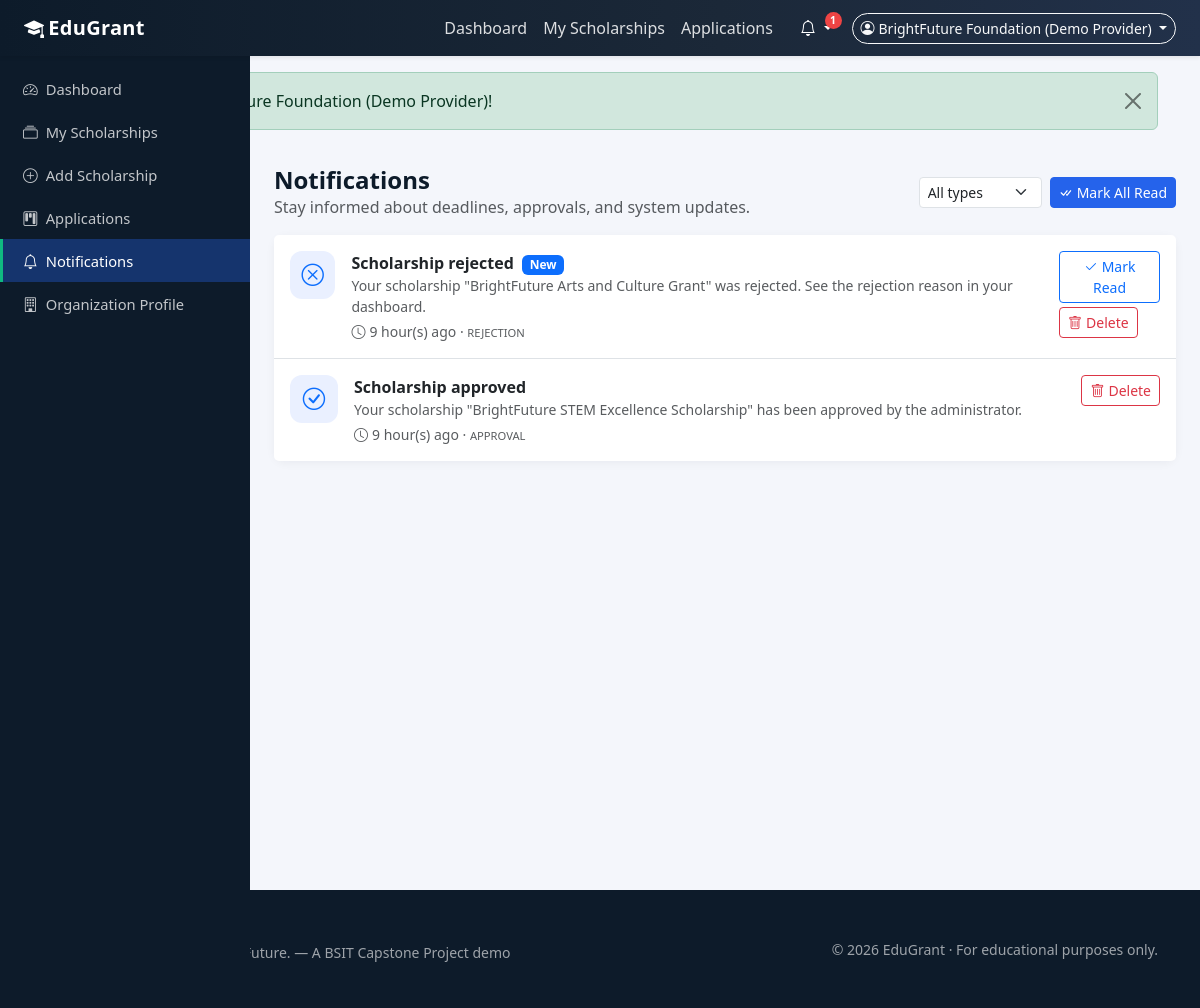
The app's page /provider/notifications.php (signed in) with its own data.
### tables this page shows
CREATE TABLE `notifications` (
  `id` INT UNSIGNED NOT NULL AUTO_INCREMENT,
  `user_id` INT UNSIGNED NOT NULL,
  `title` VARCHAR(255) NOT NULL,
  `message` TEXT DEFAULT NULL,
  `type` ENUM('deadline','application','scholarship','system','approval','rejection') NOT NULL DEFAULT 'system',
  `is_read` TINYINT(1) NOT NULL DEFAULT 0,
  `created_at` DATETIME NOT NULL DEFAULT CURRENT_TIMESTAMP,
  PRIMARY KEY (`id`),
  KEY `idx_notif_user` (`user_id`),
  KEY `idx_notif_read` (`is_read`),
  CONSTRAINT `fk_notif_user` FOREIGN KEY (`user_id`)
    REFERENCES `users` (`id`) ON DELETE CASCADE ON UPDATE CASCADE
);

### includes/functions.php (called while the page is built, shortened)
<?php
function e(?string $value): string
{
    return htmlspecialchars((string)$value, ENT_QUOTES, 'UTF-8');
}
function notifIcon(string $type): string
{
    $map = [
        'deadline'    => 'alarm',
        'application' => 'kanban',
        'scholarship' => 'collection',
        'approval'    => 'check-circle',
        'rejection'   => 'x-circle',
        'system'      => 'info-circle',
    ];
    return $map[$type] ?? 'info-circle';
}
function timeAgo(?string $datetime): string
{
    $ts = strtotime($datetime);
    $diff = time() - $ts;
    if ($diff < 86400) return floor($diff / 3600) . ' hour(s) ago';
    return date('M j, Y', $ts);
}

### provider/notifications.php (the view, shortened to what this page needs)
<?php
require_once __DIR__ . '/../includes/functions.php';
$user = getCurrentUser();
$pdo = db();
$where = 'n.user_id = ?';
$params = [$user['id']];
$stmt = $pdo->prepare("SELECT n.* FROM notifications n WHERE $where ORDER BY n.created_at DESC, n.id DESC LIMIT 100");
$stmt->execute($params);
$notifications = $stmt->fetchAll();
include BASE_PATH . '/includes/header.php';
?>
<div class="container-fluid p-0">
    <div class="d-flex">
        <?php include BASE_PATH . '/includes/sidebar.php'; ?>
        <div class="flex-grow-1 dashboard-content">
            <div class="px-3 px-lg-4">
                <div class="d-flex justify-content-between align-items-center flex-wrap gap-2 mb-3">
                    <div>
                        <h4 class="fw-bold text-navy mb-0">Notifications</h4>
                        <p class="text-muted mb-0">Stay informed about deadlines, approvals, and system updates.</p>
                    </div>
                    <div class="d-flex gap-2">
                        <form method="get" class="d-flex gap-2">
                            <select class="form-select form-select-sm" name="type" onchange="this.form.submit()">
                                <option value="">All types</option>
                            </select>
                        </form>
                        <form method="post">
                            <button class="btn btn-primary-soft btn-sm" name="mark_all_read" value="1">
                                <i class="bi bi-check-all me-1"></i>Mark All Read
                            </button>
                        </form>
                    </div>
                </div>
                <?php if (empty($notifications)): ?>
                    <div class="card empty-state">
                        <i class="bi bi-bell"></i>
                        <h5 class="mt-3">No notifications</h5>
                        <p class="mb-0">You have no notifications to display.</p>
                    </div>
                <?php else: ?>
                    <div class="card">
                        <ul class="list-group list-group-flush">
                            <?php foreach ($notifications as $n): ?>
                                <li class="list-group-item <?php echo $n['is_read'] ? '' : 'bg-white'; ?> d-flex justify-content-between align-items-start gap-2 py-3">
                                    <div class="d-flex gap-3">
                                        <span class="stat-icon bg-blue-soft"><i class="bi bi-<?php echo e(notifIcon($n['type'])); ?> text-primary"></i></span>
                                        <div>
                                            <div class="fw-semibold">
                                                <?php echo e($n['title']); ?>
                                                <?php if (!$n['is_read']): ?><span class="badge bg-primary ms-1">New</span><?php endif; ?>
                                            </div>
                                            <div class="small text-muted"><?php echo e($n['message']); ?></div>
                                            <div class="small text-muted mt-1">
                                                <i class="bi bi-clock me-1"></i><?php echo e(timeAgo($n['created_at'])); ?>
                                                · <span class="text-uppercase" style="font-size:.7rem;"><?php echo e($n['type']); ?></span>
                                            </div>
                                        </div>
                                    </div>
                                    <div class="d-flex flex-column gap-1">
                                        <?php if (!$n['is_read']): ?>
                                            <form method="post">
                                                <button class="btn btn-sm btn-outline-primary" name="mark_read" value="<?php echo $n['id']; ?>">
                                                    <i class="bi bi-check2 me-1"></i>Mark Read
                                                </button>
                                            </form>
                                        <?php endif; ?>
                                        <form method="post">
                                            <button class="btn btn-sm btn-outline-danger" name="delete" value="<?php echo $n['id']; ?>">
                                                <i class="bi bi-trash me-1"></i>Delete
                                            </button>
                                        </form>
                                    </div>
                                </li>
                            <?php endforeach; ?>
                        </ul>
                    </div>
                <?php endif; ?>
            </div>
        </div>
    </div>
</div>
<?php include BASE_PATH . '/includes/footer.php'; ?>

### assets/css/style.css (style rules this page uses)
:root { --edu-navy: #0d1b2a; --edu-navy-2: #1b2838; --edu-blue: #2563eb; --edu-blue-dark: #1e4fc2; --edu-bg: #f4f6fb; --edu-card-bg: #ffffff; --edu-green: #10b981; --edu-green-dark: #0d9d6e; --edu-border: #e4e7ef; --edu-text: #1f2937; --edu-muted: #6b7280; --edu-sidebar-width: 250px; --edu-radius: 12px; }
body { font-family: "Segoe UI", system-ui, -apple-system, "Helvetica Neue", Arial, sans-serif; background-color: var(--edu-bg); color: var(--edu-text); min-height: 100vh; }
.btn-primary-soft { background-color: var(--edu-blue); border-color: var(--edu-blue); color: #fff; }
.dashboard-layout { background: var(--edu-bg); }
.dashboard-content { margin-left: var(--edu-sidebar-width); padding-top: 1.25rem; padding-bottom: 2rem; min-height: calc(100vh - 56px); }
.stat-icon { width: 48px; height: 48px; border-radius: 12px; display: flex; align-items: center; justify-content: center; font-size: 1.4rem; }
.bg-blue-soft { background: #eaf0ff; color: var(--edu-blue); }
.card { border: none; border-radius: var(--edu-radius); box-shadow: 0 2px 10px rgba(13, 27, 42, .05); }
.text-navy { color: var(--edu-navy) !important; }

### records on screen
notifications: title "Scholarship rejected", is_read "New", message "Your scholarship \"BrightFuture Arts and Culture Grant\" was rejected. See the rejection reason in your dashboard.", created_at "9 hour(s) ago", type "REJECTION", $n['id'] 7 (drawn)
notifications: title "Scholarship approved", message "Your scholarship \"BrightFuture STEM Excellence Scholarship\" has been approved by the administrator.", created_at "9 hour(s) ago", type "APPROVAL", $n['id'] 6 (drawn)

### other values on screen
APP_NAME "EduGrant"
$notifCount "1"
$currentUser['name'] "BrightFuture Foundation (Demo Provider)"
$_SESSION['flash_success'] "Welcome back, BrightFuture Foundation (Demo Provider)!"
$label "Dashboard My Scholarships Add Scholarship Applications Notifications Organization Profile"
